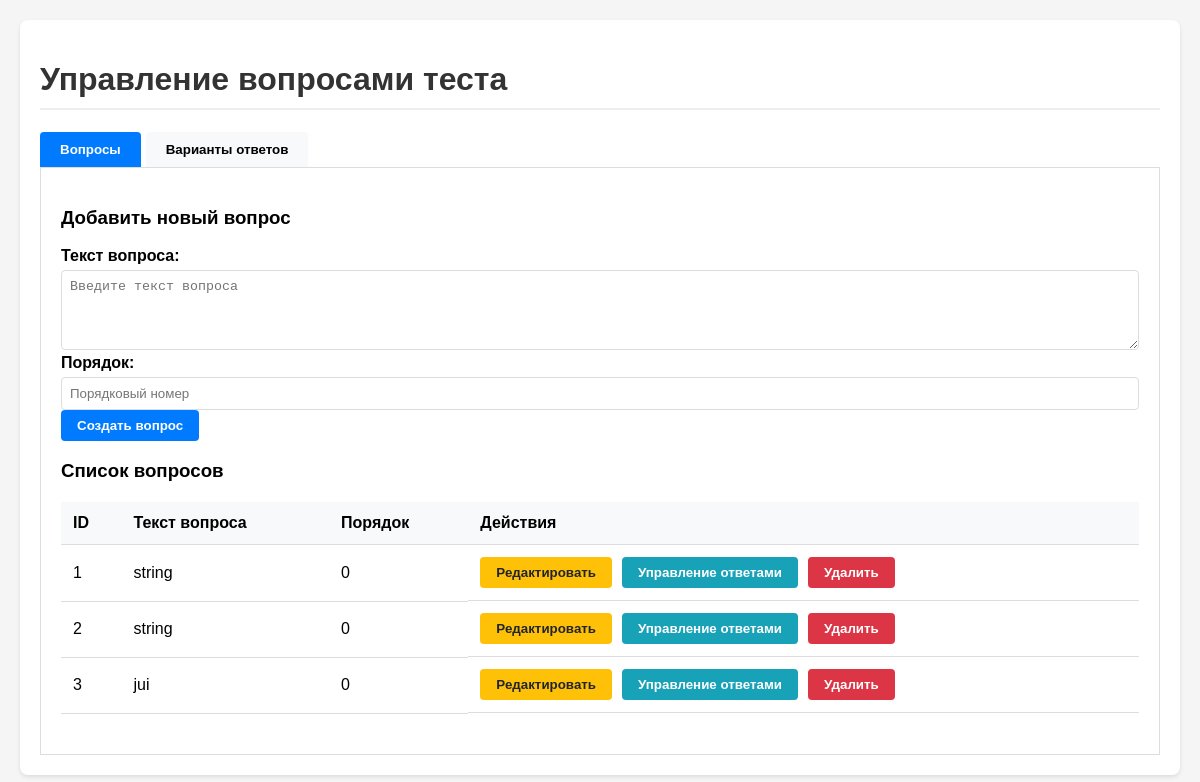
The app's page /admin/manage/test/ with its own data.
### models.py (models this page shows, shortened)
class BaseModel(Base):
    __abstract__ = True
    __allow_unmapped__ = True
    id = Column(Integer, primary_key=True)

class TestQuestion(BaseModel):
    __tablename__ = "test_questions"
    text = Column(String)
    order = Column(Integer)
    answers = relationship("TestAnswer")

### routers/admin.py (the view)
@router.get("/manage/test/")
def manage_test_questions_page(request: Request, db: Session = Depends(get_db)):
    questions = db.query(TestQuestion).order_by(TestQuestion.order).all()
    return templates.TemplateResponse(
        request=request,
        name="manage_test.html",
        context={"request": request, "questions": questions}
    )

### web/templates/manage_test.html (shortened to what this page needs)
<!DOCTYPE html>
<html lang="ru">
<head>
</head>
<body>
    <div class="container">
        <h1>Управление вопросами теста</h1>
        <div class="tab-container">
            <div class="tab-buttons">
                <button class="tab-button active" onclick="showTab('questions-tab')">Вопросы</button>
                <button class="tab-button" onclick="showTab('answers-tab')">Варианты ответов</button>
            </div>
            <div id="questions-tab" class="tab-content active">
                <div class="form-group">
                    <h3>Добавить новый вопрос</h3>
                    <label for="newQuestionText">Текст вопроса:</label>
                    <textarea id="newQuestionText" placeholder="Введите текст вопроса"></textarea>
                    <label for="newQuestionOrder">Порядок:</label>
                    <input type="number" id="newQuestionOrder" placeholder="Порядковый номер">
                    <button class="btn-primary" onclick="createQuestion()">Создать вопрос</button>
                </div>
                <h3>Список вопросов</h3>
                <table>
                    <thead>
                        <tr>
                            <th>ID</th>
                            <th>Текст вопроса</th>
                            <th>Порядок</th>
                            <th>Действия</th>
                        </tr>
                    </thead>
                    <tbody id="questionsTable">
                        {% for question in questions %}
                        <tr id="question-{{ question.id }}">
                            <td>{{ question.id }}</td>
                            <td>{{ question.text }}</td>
                            <td>{{ question.order }}</td>
                            <td class="action-buttons">
                                <button class="btn-warning" onclick="startEditQuestion({{ question.id }}, `{{ question.text }}`, {{ question.order }})">Редактировать</button>
                                <button class="btn-info" onclick="manageAnswerOptions({{ question.id }})">Управление ответами</button>
                                <button class="btn-danger" onclick="deleteQuestion({{ question.id }})">Удалить</button>
                            </td>
                        </tr>
                        {% endfor %}
                    </tbody>
                </table>
            </div>
        </div>
    </div>
</body>
</html>

### web/templates/manage_test.html (style rules this page uses)
body { font-family: Arial, sans-serif; max-width: 1200px; margin: 0 auto; padding: 20px; background-color: #f5f5f5; }
.container { background-color: white; padding: 20px; border-radius: 8px; box-shadow: 0 2px 4px rgba(0,0,0,0.1); }
h1 { color: #333; border-bottom: 2px solid #eee; padding-bottom: 10px; }
table { width: 100%; border-collapse: collapse; margin: 20px 0; }
th, td { padding: 12px; text-align: left; border-bottom: 1px solid #ddd; }
th { background-color: #f8f9fa; font-weight: bold; }
.form-group { margin-bottom: 15px; }
label { display: block; margin-bottom: 5px; font-weight: bold; }
input[type="text"], textarea, input[type="number"] { width: 100%; padding: 8px; border: 1px solid #ddd; border-radius: 4px; box-sizing: border-box; }
textarea { min-height: 80px; resize: vertical; }
button { padding: 8px 16px; border: none; border-radius: 4px; cursor: pointer; font-weight: bold; margin-right: 5px; }
.btn-primary { background-color: #007bff; color: white; }
.btn-warning { background-color: #ffc107; color: #212529; }
.btn-danger { background-color: #dc3545; color: white; }
.btn-info { background-color: #17a2b8; color: white; }
.action-buttons { display: flex; gap: 5px; }
.tab-container { margin-top: 20px; }
.tab-buttons { display: flex; border-bottom: 1px solid #ddd; }
.tab-button { padding: 10px 20px; background: #f8f9fa; border: none; cursor: pointer; border-radius: 4px 4px 0 0; margin-right: 5px; }
.tab-button.active { background: #007bff; color: white; }
.tab-content { display: none; padding: 20px; border: 1px solid #ddd; border-top: none; }
.tab-content.active { display: block; }

### records on screen
TestQuestion: id "1", text "string", order "0"
TestQuestion: id "2", text "string", order "0"
TestQuestion: id "3", text "jui", order "0"
